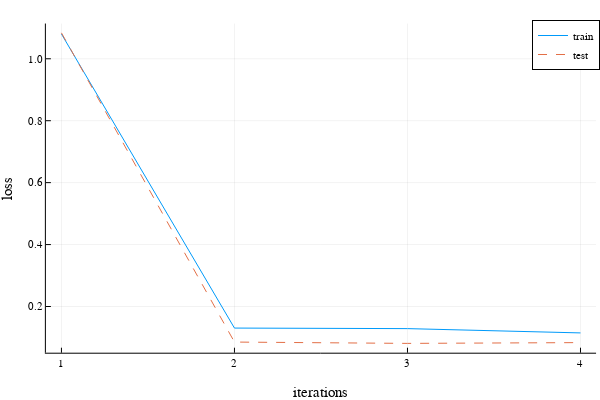

Source (notebook cell):
### Code cell
Random.seed!(1)
dtrn = pHRIHelper(train_data;shuffled=true);
dtst = pHRIHelper(test_data;shuffled=true);
model = pHRITrainer(3, 128, 3)
display("Model Created")
ctrn = []; epochs=3;
for b in dtrn
   push!(ctrn,b) 
end
trnx10 = collect(flatten(ctrn for i in 1:epochs));
display("training Started")
model_trained,trnloss,tstloss,trnerror,tsterror = train_custom!(model, trnx10, dtst,dtrn)
display("training Done")
default(fmt=:png,ls=:auto)
loss_graph = plot(1:4, trnloss, label="train", xlabel="iterations", ylabel="loss")
plot!(1:4, tstloss, label="test")
error_graph = plot(1:4, trnerror, label="train", xlabel="iterations", ylabel="error")
plot!(1:4, tsterror, label="test")
display(loss_graph)
display(error_graph)

display("Last Results")
dloss = loss(model_trained, dtst)
tloss = loss(model_trained, dtrn)
dacc = accuracy(model_trained, dtst)
tacc = accuracy(model_trained, dtrn)

println("Development loss = ", dloss)
println("Development accuracy = ", dacc)
println("Training loss = ", tloss)
println("Training accuracy = ", tacc)

### Figure 1 — Plotly figure (JSON) as saved in the notebook; plotly's stock layout.template omitted (floating-point values rounded to 4 significant figures)
{"data": [{"colorbar": {"title": ""}, "legendgroup": "train", "line": {"color": "rgba(0, 154, 250, 1.000)", "dash": "solid", "shape": "linear", "width": 1}, "mode": "lines", "name": "train", "showlegend": true, "type": "scatter", "x": [1, 2, 3, 4], "xaxis": "x", "y": [1.08, 0.1304, 0.1286, 0.1147], "yaxis": "y", "zmax": null, "zmin": null}, {"colorbar": {"title": ""}, "legendgroup": "test", "line": {"color": "rgba(227, 111, 71, 1.000)", "dash": "dash", "shape": "linear", "width": 1}, "mode": "lines", "name": "test", "showlegend": true, "type": "scatter", "x": [1, 2, 3, 4], "xaxis": "x", "y": [1.084, 0.08517, 0.08087, 0.0834], "yaxis": "y", "zmax": null, "zmin": null}], "layout": {"annotations": [], "height": 400, "legend": {"bgcolor": "rgba(255, 255, 255, 1.000)", "bordercolor": "rgba(0, 0, 0, 1.000)", "borderwidth": 1, "font": {"color": "rgba(0, 0, 0, 1.000)", "family": "sans-serif", "size": 11}, "title": {"font": {"color": "rgba(0, 0, 0, 1.000)", "family": "sans-serif", "size": 15}, "text": ""}, "tracegroupgap": 0, "traceorder": "normal", "x": 1, "xanchor": "auto", "y": 1, "yanchor": "auto"}, "margin": {"b": 20, "l": 0, "r": 0, "t": 20}, "paper_bgcolor": "rgba(255, 255, 255, 1.000)", "plot_bgcolor": "rgba(255, 255, 255, 1.000)", "showlegend": true, "width": 600, "xaxis": {"anchor": "y", "domain": [0.07647, 0.9934], "gridcolor": "rgba(0, 0, 0, 0.100)", "gridwidth": 0.5, "linecolor": "rgba(0, 0, 0, 1.000)", "mirror": false, "range": [0.91, 4.09], "showgrid": true, "showline": true, "showticklabels": true, "tickangle": 0, "tickcolor": "rgb(0, 0, 0)", "tickfont": {"color": "rgba(0, 0, 0, 1.000)", "family": "sans-serif", "size": 11}, "tickmode": "array", "ticks": "inside", "ticktext": ["1", "2", "3", "4"], "tickvals": [1, 2, 3, 4], "title": "iterations", "titlefont": {"color": "rgba(0, 0, 0, 1.000)", "family": "sans-serif", "size": 15}, "type": "-", "visible": true, "zeroline": false, "zerolinecolor": "rgba(0, 0, 0, 1.000)"}, "yaxis": {"anchor": "x", "domain": [0.07581, 0.9902], "gridcolor": "rgba(0, 0, 0, 0.100)", "gridwidth": 0.5, "linecolor": "rgba(0, 0, 0, 1.000)", "mirror": false, "range": [0.05078, 1.114], "showgrid": true, "showline": true, "showticklabels": true, "tickangle": 0, "tickcolor": "rgb(0, 0, 0)", "tickfont": {"color": "rgba(0, 0, 0, 1.000)", "family": "sans-serif", "size": 11}, "tickmode": "array", "ticks": "inside", "ticktext": ["0.2", "0.4", "0.6", "0.8", "1.0"], "tickvals": [0.2, 0.4, 0.6, 0.8, 1], "title": "loss", "titlefont": {"color": "rgba(0, 0, 0, 1.000)", "family": "sans-serif", "size": 15}, "type": "-", "visible": true, "zeroline": false, "zerolinecolor": "rgba(0, 0, 0, 1.000)"}}}
